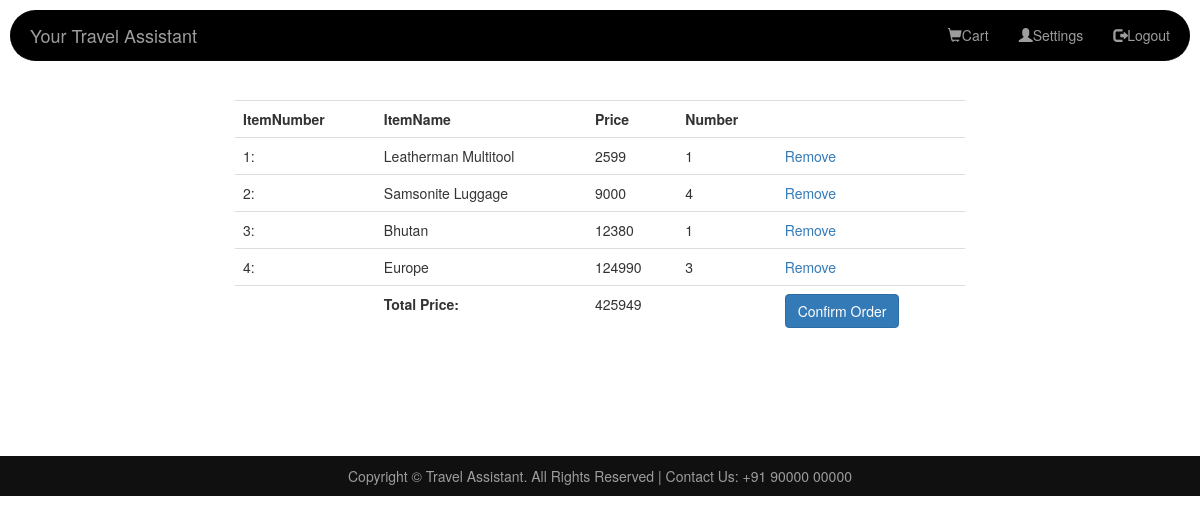
The app's page /Html_phpcodes/Tranning_project/cart.php (signed in) with its own data.
### tables this page shows
CREATE TABLE IF NOT EXISTS `orders` (
  `order_id` int(3) NOT NULL AUTO_INCREMENT,
  `item_id` int(5) NOT NULL,
  `cust_id` int(5) NOT NULL,
  `number` int(2) NOT NULL,
  `status` enum('Added to cart','Confirmed') DEFAULT NULL,
  PRIMARY KEY (`order_id`),
  KEY `item_id` (`item_id`),
  KEY `cust_id` (`cust_id`)
);

CREATE TABLE IF NOT EXISTS `items` (
  `item_id` int(3) NOT NULL AUTO_INCREMENT,
  `item_name` varchar(256) NOT NULL,
  `description` varchar(256) DEFAULT NULL,
  `price` int(11) DEFAULT NULL,
  PRIMARY KEY (`item_id`)
);

CREATE TABLE IF NOT EXISTS `trip_order` (
  `o_id` int(5) NOT NULL AUTO_INCREMENT,
  `trip_id` int(5) NOT NULL,
  `user_id` int(5) NOT NULL,
  `travelers` int(2) DEFAULT NULL,
  `status` enum('Added to cart','Confirmed') NOT NULL,
  PRIMARY KEY (`o_id`),
  KEY `trip_id` (`trip_id`),
  KEY `user_id` (`user_id`)
);

CREATE TABLE IF NOT EXISTS `trips` (
  `trip_id` int(5) NOT NULL AUTO_INCREMENT,
  `pack` varchar(256) NOT NULL,
  `description` varchar(256) NOT NULL,
  `price` int(11) NOT NULL,
  PRIMARY KEY (`trip_id`)
);

### Html_phpcodes/Tranning_project/cart.php (the view, shortened to what this page needs)
<?php
require 'includes/common.php';
?>
<!DOCTYPE html>
<html>
    <head>
        <link rel="stylesheet" href="https://maxcdn.bootstrapcdn.com/bootstrap/3.3.7/css/bootstrap.min.css" >
        <link rel="stylesheet" href="css/style.css" type="text/css">
    </head>
    <body>
        <?php
        include 'includes/header.php';
        ?>
        <?php
        $sum=0;
        $no=1;
        $user_id=$_SESSION['user_id'];
        $select_query="SELECT * FROM items INNER JOIN orders WHERE cust_id=$user_id AND orders.item_id=items.item_id AND status='Added to cart'";
        $result= mysqli_query($con, $select_query) or die(mysqli_error($con));
        $trip_select="SELECT * FROM trips INNER JOIN trip_order WHERE user_id=$user_id AND trip_order.trip_id=trips.trip_id AND status='Added to cart'";
        $tripresult= mysqli_query($con, $trip_select) or die(mysqli_error($con));
        if (mysqli_num_rows($result)==0 && mysqli_num_rows($tripresult)==0){
            echo '<script>alert("ADD ITEM TO CART FIRST!");window.location.href = "product.php";</script>';
        } else {?>
        <div class="container" style="margin-top: 100px;">
        <div class="col-sm-8 col-sm-offset-2">
        <table class="table">
                <tbody>
                <tr>
                    <th>ItemNumber</th>
                    <th>ItemName</th>
                    <th>Price</th>
                    <th>Number</th>
                    <th></th>
                </tr>
                <?php while ($row= mysqli_fetch_array($result)){
                $sum= $sum + ($row['number']*$row['price']);
                ?>
                <tr>
                    <td><?php echo $no.':'?></td>
                    <td><?php echo $row['item_name'];?></td>
                    <td><?php echo $row['price'];?></td>
                    <td><?php echo $row['number'];?></td>
                    <td><a href=cart-remove.php?id=<?php echo $row[0];?> class=remove_item_link> Remove</a></td>
                </tr>
                <?php $no=$no+1;}?>
                <?php while ($row1= mysqli_fetch_array($tripresult)){
                $sum= $sum + ($row1['travelers']*$row1['price']);
                ?>
                <tr>
                    <td><?php echo $no.':'?></td>
                    <td><?php echo $row1['pack'];?></td>
                    <td><?php echo $row1['price'];?></td>
                    <td><?php echo $row1['travelers'];?></td>
                    <td><a href=cart-remove-trip.php?id=<?php echo $row1[0];?> class=remove_item_link> Remove</a></td>
                </tr>
                <?php $no=$no+1;}?>
                <tr>
                    <td></td>
                    <td> <b>Total Price:</b></td>
                    <td> <?php echo $sum;?></td>
                    <td></td>
                    <td><a href='success.php' class="btn btn-primary"> Confirm Order</a></td>
                </tbody>
        </table>
        </div>
        </div>
        <div style="margin-top: 100px">
        <?php }
        include 'includes/footer.php';
        ?>
        </div>
    </body>
</html>

### Html_phpcodes/Tranning_project/includes/header.php (shortened to what this page needs)
<nav class="navbar navbar-inverse navbar-fixed-top">
    <div class="container">
        <div class="navbar-header">
            <?php if(isset($_SESSION['email'])){?>
            <a href="dashboard.php" class="navbar-brand">Your Travel Assistant</a>
            <?php }else{ ?>
            <a href="index.php" class="navbar-brand">Travel Assistant</a>
            <?php }?>
        </div>
        <div class=" collapse navbar-collapse" id="NAVLINKS">
            <ul class="nav navbar-nav navbar-right">
                <?php if(isset($_SESSION['email'])){?>
                    <li><a href="cart.php"><span class="glyphicon glyphicon-shopping-cart"></span>Cart</a></li>
                    <li><a href="setting.php"><span class="glyphicon glyphicon-user"></span>Settings</a></li>
                    <li><a href="logout.php"><span class="glyphicon glyphicon-log-out"></span>Logout</a></li>
                <?php }else{?>
                    <li><a href="signup.php"><span class="glyphicon glyphicon-user"></span>Sign Up</a></li>
                    <li><a href="login.php"><span class="glyphicon glyphicon-log-in"></span>Login</a></li>
                <?php }?>
            </ul>
        </div>
    </div>
</nav>

### Html_phpcodes/Tranning_project/includes/footer.php
<footer >
    <div class="container">
        Copyright © Travel Assistant. All Rights Reserved | Contact Us: +91 90000 00000
    </div>
</footer>

### Html_phpcodes/Tranning_project/css/style.css (style rules this page uses)
.navbar { margin: 10px; -webkit-border-radius: 0px; -moz-border-radius: 0px; border-radius: 30px; }
.navbar-inverse { background-color:rgba(0,0,0,1); }
footer { padding: 10px 0; text-align: center; background-color: #101010; color: #9d9d9d; bottom: 0px; width: 100%; }

### records on screen
orders: item.item_name "Leatherman Multitool", item.price "2599", number "1"
orders: item.item_name "Samsonite Luggage", item.price "9000", number "4"
trip_order: trip.pack "Bhutan", trip.price "12380", travelers "1"
trip_order: trip.pack "Europe", trip.price "124990", travelers "3"

### other values on screen
$sum "425949"
